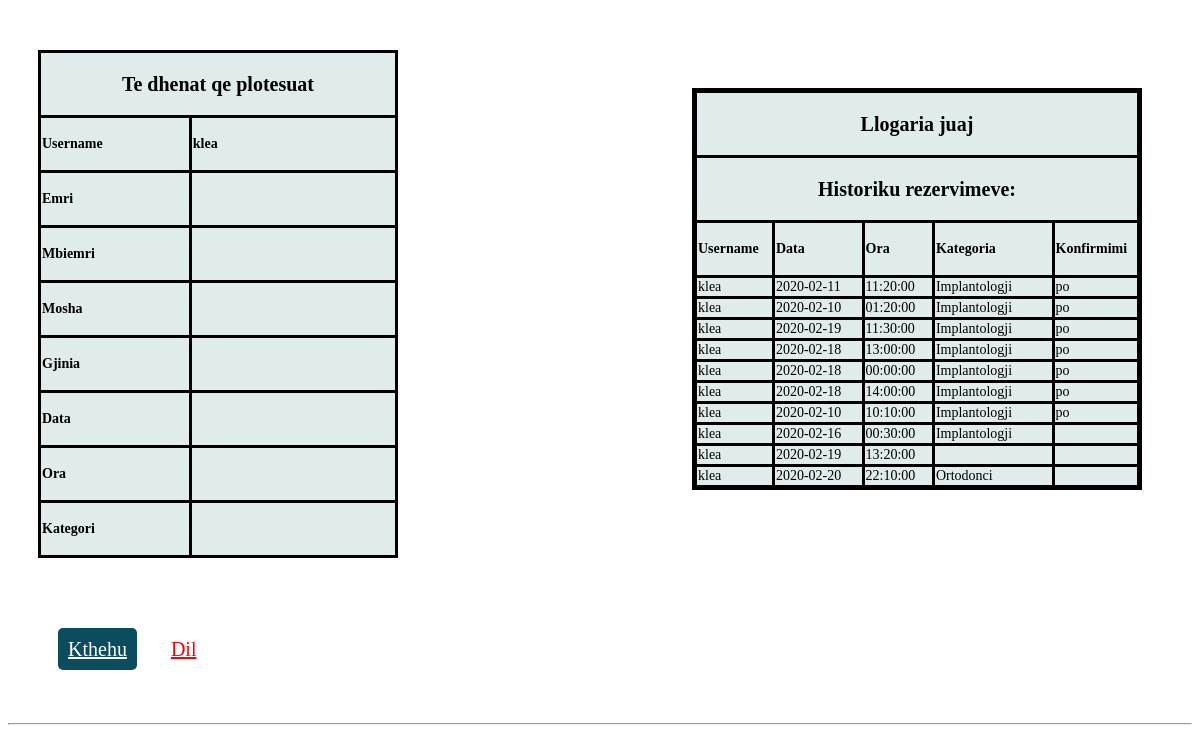
Page /shfaq.php (signed in) on the committed database.
### tables this page shows
CREATE TABLE `rezervim` (
  `ID_rez` int(11) NOT NULL,
  `username` varchar(20) NOT NULL,
  `Emri` varchar(20) NOT NULL,
  `mbiemri` varchar(20) NOT NULL,
  `gjinia` varchar(5) NOT NULL,
  `mosha` int(11) NOT NULL,
  `data` date NOT NULL,
  `ora` time NOT NULL,
  `kategoria` varchar(50) NOT NULL,
  `Konfirmimi` varchar(5) NOT NULL
);

### shfaq.php (the view, shortened to what this page needs)
<!DOCTYPE html>
<html>
<head>
</head>
<body>
    <table class="tabela" >
            <tr>
                <th colspan="2" style="text-align:center;height: 60px;width:360px;font-size:20px;">Te dhenat qe plotesuat </th>
            </tr>
            <tr>
                <th style="text-align:left;height: 50px;width:150px;">Username </th>
                <th style="text-align:left;height: 50px;width:210px;"> <?php echo $_SESSION['username']; ?></th>
            </tr>
            <tr>
                <th style="text-align:left;height: 50px;width:150px;">Emri</th>
                <th style="text-align:left;height: 50px;width:210px;"> <?php echo $_SESSION['emri']; ?> </th>
            </tr>
            <tr>
                <th style="text-align:left;height: 50px;width:150px;">Mbiemri </th>
                <th style="text-align:left;height: 50px;width:210px;"> <?php echo $_SESSION['mbiemri']; ?></th>
            </tr>
            <tr>
                <th style="text-align:left;height: 50px;width:150px;">Mosha </th>
                <th style="text-align:left;height: 50px;width:210px;"> <?php echo $_SESSION['mosha']; ?> </th>
            </tr>
            <tr>
                <th style="text-align:left;height: 50px;width:150px;">Gjinia </th>
                <th style="text-align:left;height: 50px;width:210px;"> <?php echo $_SESSION['gjinia']; ?> </th>
            </tr>
            <tr>
                <th style="text-align:left;height: 50px;width:150px;">Data </th>
                <th style="text-align:left;height: 50px;width:210px;"> <?php echo $_SESSION['data']; ?> </th>
            </tr>
            <tr>
                <th style="text-align:left;height: 50px;width:150px;">Ora </th>
                <th style="text-align:left;height: 50px;width:210px;"> <?php echo $_SESSION['ora']; ?></th>
            </tr>
            <tr>
                <th style="text-align:left;height: 50px;width:150px;">Kategori </th>
                <th style="text-align:left;height: 50px;width:210px;"> <?php echo $_SESSION['kategori']; ?> </th>
            </tr>
</table>
    <table class="djathtas" >
    <tr >
    <th colspan=5 style="text-align:center;height: 60px;width:360px;font-size:20px;"> Llogaria juaj </th> </tr>
	<tr>
    <th colspan="5" style="text-align:center;height: 60px;width:360px;font-size:20px;">Historiku rezervimeve:</th></tr>
    <tr>
                <th style="text-align:left;height: 50px;width:100px;">Username </th>
                <th style="text-align:left;height: 50px;width:200px;">Data </th>
                <th style="text-align:left;height: 50px;width:100px;">Ora </th>
                <th style="text-align:left;height: 50px;width:200px;">Kategoria </th>
				<th style="text-align:left;height: 50px;width:100px;">Konfirmimi</th>
            </tr>
			<?php
$con = mysqli_connect('localhost', 'root', '','klinika');
$sql = "select * from rezervim where username='{$_SESSION['username']}'";
$result = mysqli_query($con, $sql);
	while($row = mysqli_fetch_assoc($result)){
		echo "<tr>";
                   echo  "<td>"   .$row['username'].  "</td>";
                    echo "<td>"   .$row['data']." </td>";
                    echo "<td>"   .$row['ora']. "</td>";
                    echo "<td>"   .$row['kategoria']. " </td>";
					echo  "<td>"  .$row['Konfirmimi']. "</td>";
                    echo "</tr>";
                }
           ?>
        </table>
<a href="rezervo.php" class="btn">Kthehu</a>
<a href="rezervo.php?logout='1'" style="text-align:right; font-size:20px;color: red;margin:-100px 0 0 30px;">Dil</a><br><br><br><br>
<hr>
</body>
</html>

### shfaq.php (style rules this page uses)
.btn { padding: 10px; font-size:15px; color:white; background: #0B4C5F; border:none; border-radius: 5px; font-size:20px; margin:-100px 0 100px 50px; }
.djathtas { float:right; border-collapse: collapse; width:450px; background:#e0ebeb; color:black; font-weight:4px; font-size:14px; border: 5px solid black; margin:-550px 50px; }
.tabela { border-collapse: collapse; width:360px; margin-left:170px; background:#e0ebeb; color:black; font-weight:4px; font-size:14px; border: 5px solid black; margin:50px 0px 80px 30px; }
.tabela, td, th { border-collapse: collapse; border: 3px solid black; }

### rows in the picture
rezervim: username "klea", data "2020-02-11", ora "11:20:00", kategoria "Implantologji", Konfirmimi "po"
rezervim: username "klea", data "2020-02-10", ora "01:20:00", kategoria "Implantologji", Konfirmimi "po"
rezervim: username "klea", data "2020-02-19", ora "11:30:00", kategoria "Implantologji", Konfirmimi "po"
rezervim: username "klea", data "2020-02-18", ora "13:00:00", kategoria "Implantologji", Konfirmimi "po"
rezervim: username "klea", data "2020-02-18", ora "00:00:00", kategoria "Implantologji", Konfirmimi "po"
rezervim: username "klea", data "2020-02-18", ora "14:00:00", kategoria "Implantologji", Konfirmimi "po"
rezervim: username "klea", data "2020-02-10", ora "10:10:00", kategoria "Implantologji", Konfirmimi "po"
rezervim: username "klea", data "2020-02-16", ora "00:30:00", kategoria "Implantologji"
rezervim: username "klea", data "2020-02-19", ora "13:20:00"
rezervim: username "klea", data "2020-02-20", ora "22:10:00", kategoria "Ortodonci"

### other values in the picture
$_SESSION['username'] "klea"
